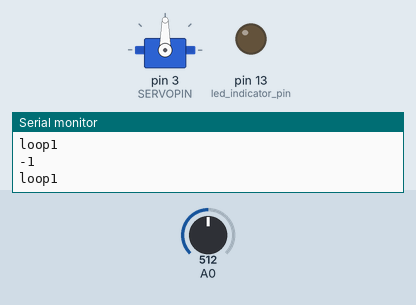
This sketch was run on a simulated Arduino Uno, built with avr-gcc and run on an emulated ATmega328P. Parts: servo, output pins drawn as LEDs (lit = HIGH), the last lines printed to the serial monitor. Inputs (shaded band) come from the test bench; at power-on: A0 = 512.

Above: at 1.2 s.
1.3 s: A0 set to 5
2.8 s: A0 set to 2
At 3.5 s:
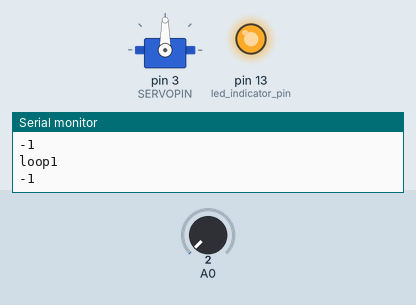
Timing chart, 0 to 5.8 s (numbered marks = the images above; inputs shaded):
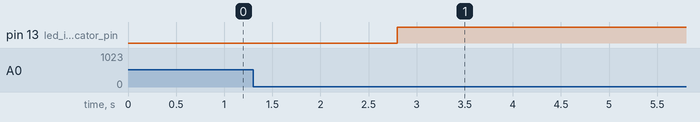

The sketch:

liftBag.ino
```cpp
/*********************************************************************
This program deals with the Lift Bag reciever on the WIT 2018 ROV

Note: Minimum time length of tone from transmitter shall be 600ms
**********************************************************************/
#include <Servo.h>

//definitions
#define SERVOPIN 3

//clipping indicator variables
boolean clipping = 0;

//data storage variables
byte newData = 0;
byte prevData = 0;

//freq variables
unsigned int timer = 0;  //counts period of wave
unsigned int period;
int frequency;
int oldFreq;
int newFreq;

//logic variables
boolean tone1=0;
boolean tone2=0;
int tol=50;
int freq1 = 500;
int freq2 = 1000;
byte buff=0x0;            //create buffer to debounce signal

Servo servo;              //create servo object
int pos = 0;              //store servo positionattachInterrupt (1, functionname, condition);

void setup(){

  Serial.begin(9600);

  servo.attach(SERVOPIN);

  pinMode(13,OUTPUT);                                 //led indicator pin

  cli();                                              //disable interrupts

  //set up continuous sampling of analog pin 0 and clear ADCSRA and ADCSRB registers
  ADCSRA = 0;
  ADCSRB = 0;

  ADMUX |= (1 << REFS0);                              //set reference voltage
  ADMUX |= (1 << ADLAR);                              //left align the ADC value- so we can read highest 8 bits from ADCH register only
  ADCSRA |= (1 << ADPS2) | (1 << ADPS0);              //set ADC clock with 32 prescaler- 16mHz/32=500kHz
  ADCSRA |= (1 << ADATE);                             //enabble auto trigger
  ADCSRA |= (1 << ADIE);                              //enable interrupts when measurement complete
  ADCSRA |= (1 << ADEN);                              //enable ADC
  ADCSRA |= (1 << ADSC);                              //start ADC measurements

  sei();          //enable interrupts
}

ISR(ADC_vect) {                                       //when new ADC value ready
  prevData = newData;                                 //store  previous value
  newData = ADCH;                                     //get value from A0
  if (prevData < 127 && newData >=127){               //if increasing and crossing midpoint
    period = timer;                                   //get period
    timer = 0;                                        //reset timer
  }


  if (newData == 0 || newData == 1023){               //if clipping
    PORTB |= B00100000;                               //set pin 13 high- turn on clipping indicator led
    clipping = 1;                                     //currently clipping
  }

  timer++;                                            //increment timer at rate of 38.5kHz
}

void loop(){

  while(!(tone1&&tone2)){
    Serial.println("loop1");
    delay(10);                                              //sample every 200ms
    frequency = 38462/period;                               //timer rate/period
    Serial.println(frequency);
    //Serial.println(period);
    if(frequency>freq1-tol && frequency<freq1+tol){
      Serial.println("freq1");
      buff = (buff<<1)&0x1;                                 //fill next element in buffer
      if(buff == 0xF){                                      //if tone 1 is heard for 800ms, set tone1 to true
        Serial.println("freq1_heard");
        tone1=1;

      }
    }
    else{buff = 0;}                                         //reset buffer if desired tone is not as long as expected

    while(tone1 && !tone2){
      Serial.println("loop2");
      delay(10);                                            //sample every 200ms
      frequency = 38462/period;                             //timer rate/period
      if(frequency>freq2-tol && frequency<freq2+tol){
        Serial.println("freq2");
        buff = (buff<<1)&0x1;                               //fill next element in buffer
        if(buff == 0xFF){                                   //if tone 2 is heard for 800ms, set tone2 to true
          Serial.println("freq2_heard");
          tone2=1;
          claw();
        }
      }
      else{buff = 0xF;}                                     //reset buffer if desired tone is not as long as expected
    }
  }
  tone1 = tone2 = 0;
  buff = 0x0;
}

//function to control servo
void claw(){
  digitalWrite(13,HIGH);
  delay(1000);
  digitalWrite(13,LOW);

/*  delay(15);
  for (pos = 0; pos <= 90; pos++) {  // move from 0 to 90 degrees
    servo.write(pos);                 // write position to servo
    delay(15);                        // waits 15ms for the servo to reach the position
  }
  delay(1000);
  for (pos; pos >= 0; pos--) {   // move from pos to 0 degrees
    servo.write(pos);                 // write position to servo
    delay(15);                        // waits 15ms for the servo to reach the position
  }
  delay(15);
*/
}
```

Measured:
- the behaviour switches between 4 and 3 on A0 (found by bisection; images 0 and 1)
- after the input at 2.8 s, pin 13 (led_indicator_pin): LOW → HIGH at once
